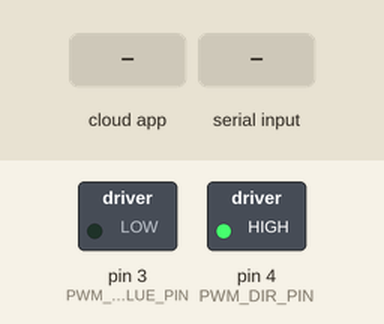
A sketch run on a simulated Arduino Nano, built with avr-gcc and run on an emulated ATmega328P. Shown: switched loads named in the sketch (green lamp = pin HIGH). The inputs (shaded band) are chosen by the test bench. The ROS host is connected and sends only what is stated.

Above: at 1.2 s.
1.3 s: the phone or cloud app sets upper_reference to 45
At 1.46 s:
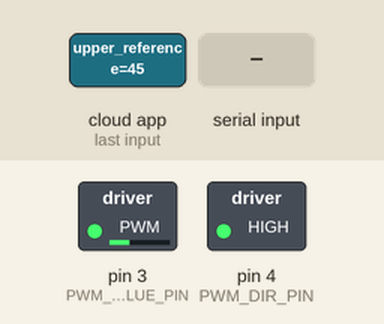
4.3 s: the phone or cloud app sets upper_reference to 0
5.8 s: "90,45\n" received over the second serial link
At 6.1 s:
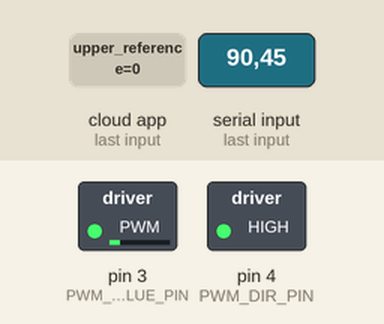
7.3 s: "45\n" received over the second serial link
8.8 s: the phone or cloud app sets upper_reference to 90
At 10.0 s:
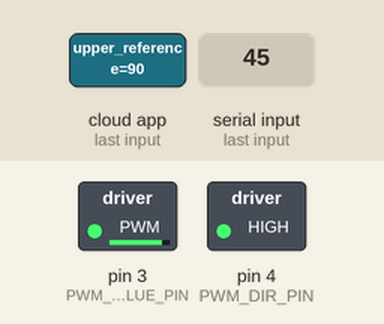
10.8 s: "13\n" received over the second serial link
Timing chart, 0 to 13.3 s (numbered marks = the images above; inputs shaded):
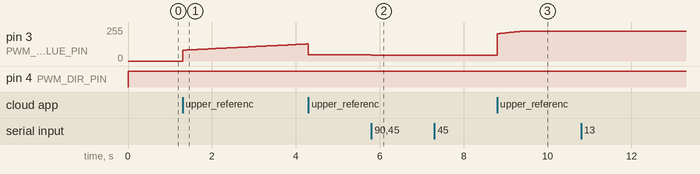

Measured:
- after the input at 1.3 s, pin 3 (PWM_VALUE_PIN): moves from 0/255 to 128/255 over 3.0 s, starting at once
- after the input at 5.8 s, pin 3 (PWM_VALUE_PIN): 47/255 → 43/255 at once
- after the input at 8.8 s, pin 3 (PWM_VALUE_PIN): moves from 43/255 to 222/255 over 0.54 s, starting at once

The sketch:

Controller-UpperArmROSBranch.ino
```cpp
#define PWM_VALUE_PIN 3 // Value of PWM to driver
#define PWM_DIR_PIN 4 // Direction of PWM to driver
#define PWM_POSITIVE_DIR HIGH
#define PWM_NEGATIVE_DIR LOW
#include <AltSoftSerial.h>
#include <ros.h>
#include <std_msgs/Int16.h>
AltSoftSerial breakfastSerial;

void messageCb( const std_msgs::Int16& reference);
int32_t e_to_pwm(float e, float e_old, double e_sum);
void do_PID_stuff(float current_pos, float reference_pos);
float get_serial_value();

float motor_ref = 0; // reference from ros
float motor_pos = 0; //motor position from nano

float gear_ratio = 1;

ros::NodeHandle  nh; //ROS
std_msgs::Int16 int_msg_4;
std_msgs::Int16 int_msg_5;
ros::Publisher chatter_3("chatter_3", &int_msg_4);
ros::Publisher upper_pos("upper_pos", &int_msg_5);
ros::Subscriber<std_msgs::Int16> sub("upper_reference", &messageCb);

int32_t enc_count = 0;
int32_t current_pos = 0;
float e = 0; //error
float e_old = 0; //previous sample error, necessary for d-calculation
double e_sum = 0; //sum of all errors so far, necessary for i-calculation
int32_t new_pwm = 0;

unsigned long time_old;

int start_program_bool = 0;
int temp_char = 0;

int posDelta = 0;
volatile int32_t  compactMsg = 0;
int msg = 0;
int msgCheck = 0;

int counter = 0;

void setup() {
  //Set up ROS
  nh.initNode();
  nh.subscribe(sub);
  nh.advertise(chatter_3);
  nh.advertise(upper_pos);

  //Set up the software serial
  breakfastSerial.begin(74880);
  breakfastSerial.flush();
  //make sure that the software serial pins are input
  pinMode(8, INPUT);
  pinMode(9, INPUT);

  //Make pin 7 an input
  //pinMode(7, INPUT);

  pinMode(PWM_VALUE_PIN, OUTPUT); //PWM PIN!
  pinMode(PWM_DIR_PIN, OUTPUT); //DIR PIN!

}

void loop() {
  motor_pos = get_serial_value();         //read encoder
  nh.spinOnce();                          //read ref
  do_PID_stuff(18, 3.5, 0); //Control loop thingy
  counter++;

}
```

Functions.ino
```cpp
void messageCb( const std_msgs::Int16& reference)
{
  motor_ref = reference.data / 10.0;

  if( motor_ref > 70 )
  {
    motor_ref = 70;
  }
  else if ( motor_ref < -70 )
  {
    motor_ref = -70;
  }

}


void do_PID_stuff(float P, float I, float D)
{
  unsigned long time_new = micros();
  e_old = e;
  e = motor_ref - motor_pos;

  if (e_sum > 60 / I) { //saturation
    e_sum = 60 / I;
  }
  else if (e_sum < -60 / I) {
    e_sum = -60 / I;
  }

  double p_part = P * e; //
  double i_part = I * e_sum; //e_sum just increases so much that it immediately overflows.
  double d_part = D * (e - e_old) / ((time_new - time_old) * 0.000001);

  e_sum += e * ((time_new - time_old) * 0.000001);

  if (counter % 500 == 0 ) { //needed to slow down the prints to get reasonable values

    int16_t upp_pos = int16_t(motor_pos * 10);
    int_msg_5.data = upp_pos;
    upper_pos.publish( &int_msg_5);

    //    int16_t motor_ref_debug = motor_ref;
    //    int_msg_4.data = motor_ref_debug;
    //    chatter_3.publish( &int_msg_4 );
    //    int16_t pos_part16 = motor_pos;
    //    int_msg_4.data = pos_part16;
    //    chatter_3.publish( &int_msg_4 );
    //    //    int16_t e16 = e;
    //    //    int_msg_4.data = e16;

    int16_t p_part16 = p_part;
    int_msg_4.data = p_part16;
    chatter_3.publish( &int_msg_4 );

    int16_t i_part16 = i_part;
    int_msg_4.data = i_part16;
    chatter_3.publish( &int_msg_4 );

    int16_t d_part16 = d_part;
    int_msg_4.data = d_part16;
    chatter_3.publish( &int_msg_4 );

    //    int_msg_4.data = 9999;
    //    chatter_3.publish( &int_msg_4 );

  }

  float pwm = round(p_part + i_part + d_part);
  if (pwm > 255 /*255*/ ) {
    pwm = 255;
  }
  else if (pwm < -255) {
    pwm = -255;
  }
  else {} //Nothing is done if the pwm is within the proper intervall!

  if (pwm >= 0) {  // Set direction of rotation to driver
    digitalWrite(PWM_DIR_PIN, PWM_POSITIVE_DIR);
  } else {
    digitalWrite(PWM_DIR_PIN, PWM_NEGATIVE_DIR);
  }

  //float pwm_1 = ( (pwm_1)*0.3137 +10.0 ) * 2.55 ;
  analogWrite(PWM_VALUE_PIN, abs(pwm));   // Set value of PWM to driver

  time_old = time_new ;
}

float get_serial_value() {
  /*We are reading over Serial using .read();
    We know that we will get it in the format ([-])[number]\r\n.
    In asciicode: "-" = 45, \r = 10, \n = 13, numbers from 0-9 = 48-57.
    If we know that it is a negative value, we use that knowledge later.
    If it's an \r, we just let it be taken out of the buffer; but it if it's \n we know we've reached the end.
  */
  int EOL_BOOL = 0;  int Neg_BOOL = 0;  int c; int value = 0;

  if (breakfastSerial.available() > 0) {
    while (!EOL_BOOL) {
      c = breakfastSerial.read();
      if (c == 13) {}
      else if (c == 10) {
        EOL_BOOL = 1;
      }
      else if (c == 45) {
        Neg_BOOL = 1;
      }
      else if ((c > 47) && (c < 58)) {
        value = value * 10 + c - 48; //take old values x10 to shift it up a decimal point
      }
      else {}
    }
    if (Neg_BOOL) {
      value = value * -1; //correct so that it is negative
    }

  }
//  int16_t value_debug = (int16_t)value; //WORKS
//  int_msg_4.data = value_debug;
//  chatter_3.publish( &int_msg_4 );
  //transform enc count to degrees
  return value * 360.0 / (2304.0 * gear_ratio); //conversion, gives float

}
```
